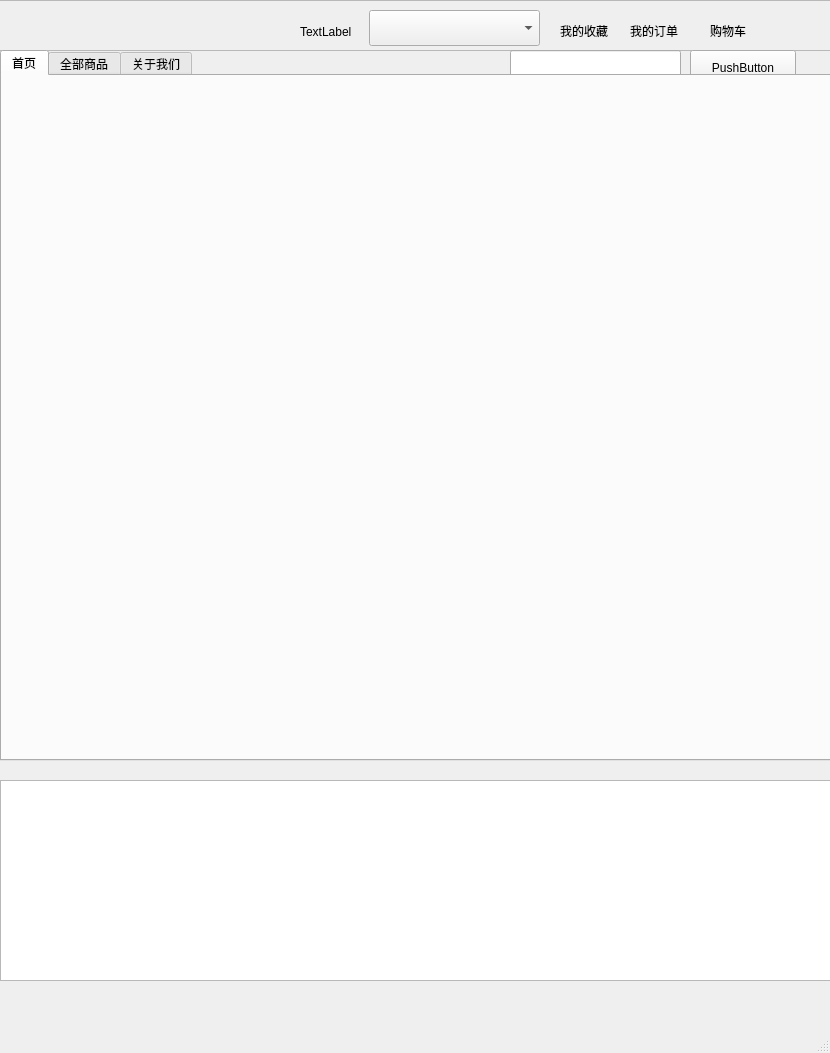
<?xml version="1.0" encoding="UTF-8"?>
<ui version="4.0">
 <class>Home</class>
 <widget class="QMainWindow" name="Home">
  <property name="geometry">
   <rect>
    <x>0</x>
    <y>0</y>
    <width>830</width>
    <height>1053</height>
   </rect>
  </property>
  <property name="windowTitle">
   <string>MainWindow</string>
  </property>
  <widget class="QWidget" name="centralwidget">
   <widget class="QFrame" name="frame">
    <property name="geometry">
     <rect>
      <x>-10</x>
      <y>0</y>
      <width>841</width>
      <height>51</height>
     </rect>
    </property>
    <property name="frameShape">
     <enum>QFrame::StyledPanel</enum>
    </property>
    <property name="frameShadow">
     <enum>QFrame::Raised</enum>
    </property>
    <widget class="QComboBox" name="user_info_comboBox">
     <property name="geometry">
      <rect>
       <x>379</x>
       <y>10</y>
       <width>171</width>
       <height>36</height>
      </rect>
     </property>
     <property name="currentText">
      <string/>
     </property>
    </widget>
    <widget class="QLabel" name="user_img_label">
     <property name="geometry">
      <rect>
       <x>310</x>
       <y>0</y>
       <width>63</width>
       <height>63</height>
      </rect>
     </property>
     <property name="text">
      <string>TextLabel</string>
     </property>
    </widget>
    <widget class="QLabel" name="favorite_label">
     <property name="geometry">
      <rect>
       <x>570</x>
       <y>20</y>
       <width>63</width>
       <height>22</height>
      </rect>
     </property>
     <property name="text">
      <string>我的收藏</string>
     </property>
    </widget>
    <widget class="QLabel" name="order_label">
     <property name="geometry">
      <rect>
       <x>640</x>
       <y>20</y>
       <width>63</width>
       <height>22</height>
      </rect>
     </property>
     <property name="text">
      <string>我的订单</string>
     </property>
    </widget>
    <widget class="QLabel" name="cart_label">
     <property name="geometry">
      <rect>
       <x>720</x>
       <y>20</y>
       <width>63</width>
       <height>22</height>
      </rect>
     </property>
     <property name="text">
      <string>购物车</string>
     </property>
    </widget>
   </widget>
   <widget class="QLineEdit" name="search_edit">
    <property name="geometry">
     <rect>
      <x>510</x>
      <y>50</y>
      <width>171</width>
      <height>36</height>
     </rect>
    </property>
   </widget>
   <widget class="QPushButton" name="search_btn">
    <property name="geometry">
     <rect>
      <x>690</x>
      <y>50</y>
      <width>106</width>
      <height>36</height>
     </rect>
    </property>
    <property name="text">
     <string>PushButton</string>
    </property>
   </widget>
   <widget class="QListWidget" name="product_listWidget">
    <property name="geometry">
     <rect>
      <x>0</x>
      <y>780</y>
      <width>831</width>
      <height>201</height>
     </rect>
    </property>
   </widget>
   <widget class="QTabWidget" name="tabWidget">
    <property name="geometry">
     <rect>
      <x>0</x>
      <y>50</y>
      <width>831</width>
      <height>711</height>
     </rect>
    </property>
    <property name="currentIndex">
     <number>0</number>
    </property>
    <widget class="QWidget" name="first_tab">
     <attribute name="title">
      <string>首页</string>
     </attribute>
     <widget class="CarouselImageWidget" name="carousel_img_widget" native="true">
      <property name="geometry">
       <rect>
        <x>0</x>
        <y>0</y>
        <width>821</width>
        <height>501</height>
       </rect>
      </property>
     </widget>
    </widget>
    <widget class="QWidget" name="all_sales_tab">
     <attribute name="title">
      <string>全部商品</string>
     </attribute>
    </widget>
    <widget class="QWidget" name="all_about_tab">
     <attribute name="title">
      <string>关于我们</string>
     </attribute>
    </widget>
   </widget>
  </widget>
  <widget class="QMenuBar" name="menubar">
   <property name="geometry">
    <rect>
     <x>0</x>
     <y>0</y>
     <width>830</width>
     <height>36</height>
    </rect>
   </property>
  </widget>
  <widget class="QStatusBar" name="statusbar"/>
 </widget>
 <customwidgets>
  <customwidget>
   <class>CarouselImageWidget</class>
   <extends>QWidget</extends>
   <header location="global">carouselimagewidget.h</header>
   <container>1</container>
  </customwidget>
 </customwidgets>
 <resources/>
 <connections/>
</ui>
